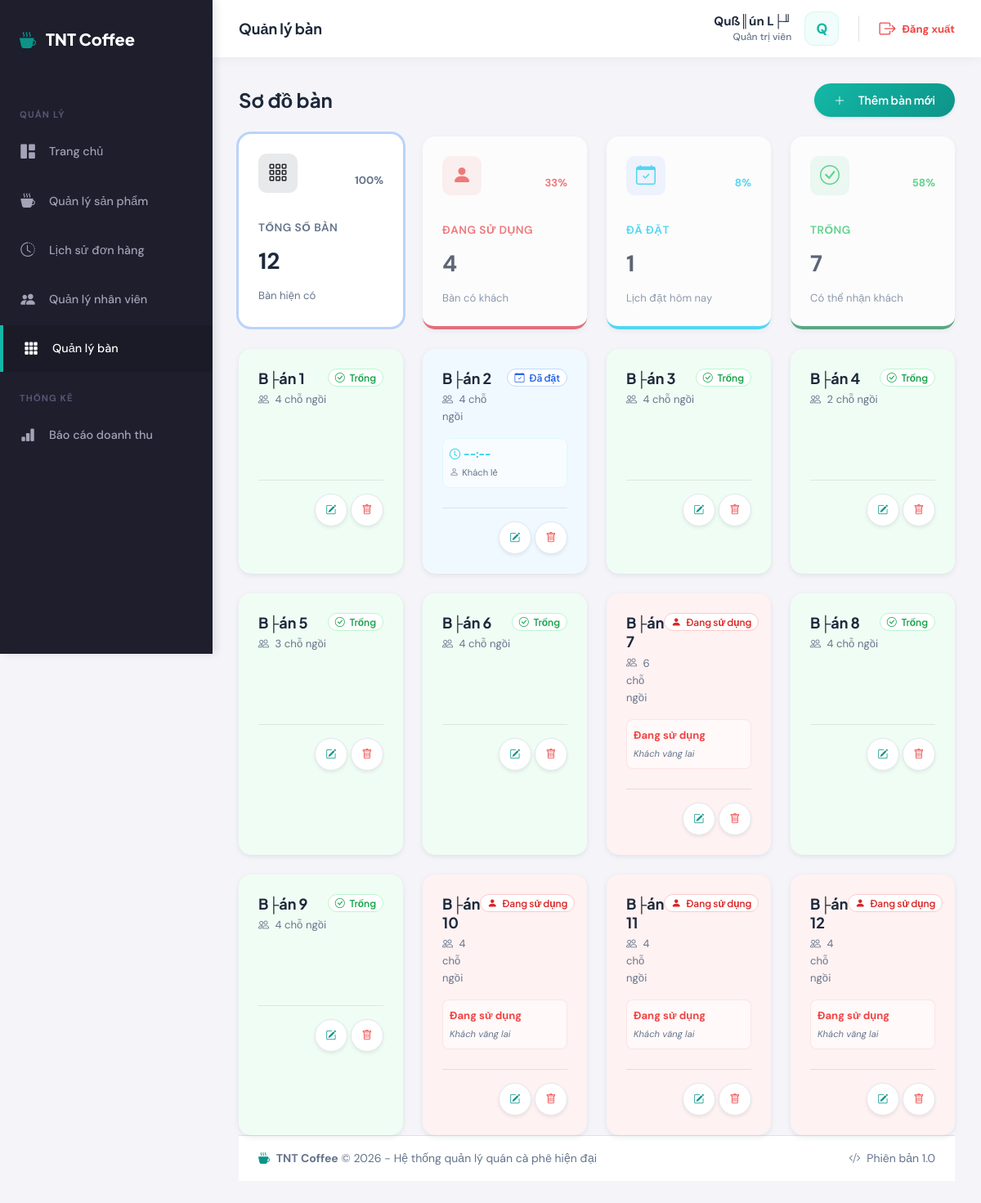
Page /admin/tables/index.php (signed in) on the committed database.
### tables this page shows
CREATE TABLE `tables` (
  `id` int(11) NOT NULL AUTO_INCREMENT,
  `name` varchar(50) NOT NULL,
  `capacity` int(11) NOT NULL DEFAULT 4,
  `status` enum('free','booked','busy') DEFAULT 'free',
  `created_at` timestamp NULL DEFAULT current_timestamp(),
  `updated_at` timestamp NULL DEFAULT current_timestamp() ON UPDATE current_timestamp(),
  PRIMARY KEY (`id`)
);

### config/database.php (called while the page is built, shortened)
<?php
function executeQuery($pdo, $sql, $params = []) {
    try {
        $stmt = $pdo->prepare($sql);
        $stmt->execute($params);
        return $stmt;
    } catch (PDOException $e) {
        error_log("Query Error: " . $e->getMessage());
        throw $e;
    }
}
function fetchAll($pdo, $sql, $params = []) {
    $stmt = executeQuery($pdo, $sql, $params);
    return $stmt->fetchAll();
}

### admin/tables/index.php (the view, shortened to what this page needs)
<?php
require_once dirname(dirname(__DIR__)) . '/config/database.php';
try {
    $sql = "SELECT t.*,
            b.customer_name as booking_customer,
            b.booking_time as booking_time,
            b.status as booking_status
            FROM tables t
            LEFT JOIN bookings b ON t.id = b.table_id
                AND b.status IN ('pending', 'confirmed', 'using')
                AND b.booking_date = CURRENT_DATE
            GROUP BY t.id
            ORDER BY CAST(SUBSTRING(t.name, 5) AS UNSIGNED) ASC, t.name ASC";
    $tables = fetchAll($pdo, $sql);
} catch (PDOException $e) {
    error_log("Table List Error: " . $e->getMessage());
    $tables = [];
    setMessage('danger', 'Có lỗi khi tải danh sách bàn.');
}
require_once dirname(dirname(__DIR__)) . '/includes/header.php';
?>
<div class="row mb-4">
    <div class="col-12">
        <div class="d-flex justify-content-between align-items-center">
            <h3 class="fw-bold mb-0" style="color: #1e293b;">Sơ đồ bàn</h3>
            <a href="create.php" class="btn btn-primary rounded-pill px-4 shadow-sm">
                <i class="bi bi-plus-lg me-2"></i> Thêm bàn mới
            </a>
        </div>
    </div>
</div>
<div class="row g-4 mb-4">
    <?php
    $total_count = count($tables);
    $free_count = 0;
    $busy_count = 0;
    $booked_count = 0;
    foreach ($tables as $t) {
        if ($t['status'] === 'free') $free_count++;
        elseif ($t['status'] === 'busy') $busy_count++;
        elseif ($t['status'] === 'booked') $booked_count++;
        else $busy_count++;
    }
    ?>
    <div class="col-md-3">
        <div class="dash-card filter-card active" onclick="filterTables('all', this)">
            <div class="d-flex justify-content-between align-items-center mb-3">
                <div class="dash-card-icon bg-light-dark">
                    <i class="bi bi-grid-3x3-gap text-dark"></i>
                </div>
                <div class="small text-muted fw-bold">100%</div>
            </div>
            <div class="dash-card-title">Tổng số bàn</div>
            <div class="dash-card-value"><?= $total_count ?></div>
            <div class="small text-muted">Bàn hiện có</div>
        </div>
    </div>
    <div class="col-md-3">
        <div class="dash-card filter-card border-bottom border-danger border-4" onclick="filterTables('busy', this)">
            <div class="d-flex justify-content-between align-items-center mb-3">
                <div class="dash-card-icon bg-light-danger">
                    <i class="bi bi-person-fill text-danger"></i>
                </div>
                <div class="small text-danger fw-bold"><?= $total_count ? round(($busy_count/$total_count)*100) : 0 ?>%</div>
            </div>
            <div class="dash-card-title text-danger">Đang sử dụng</div>
            <div class="dash-card-value"><?= $busy_count ?></div>
            <div class="small text-muted">Bàn có khách</div>
        </div>
    </div>
    <div class="col-md-3">
        <div class="dash-card filter-card border-bottom border-info border-4" onclick="filterTables('booked', this)">
            <div class="d-flex justify-content-between align-items-center mb-3">
                <div class="dash-card-icon bg-light-info">
                    <i class="bi bi-calendar-check text-info"></i>
                </div>
                <div class="small text-info fw-bold"><?= $total_count ? round(($booked_count/$total_count)*100) : 0 ?>%</div>
            </div>
            <div class="dash-card-title text-info">Đã đặt</div>
            <div class="dash-card-value"><?= $booked_count ?></div>
            <div class="small text-muted">Lịch đặt hôm nay</div>
        </div>
    </div>
    <div class="col-md-3">
        <div class="dash-card filter-card border-bottom border-success border-4" onclick="filterTables('free', this)">
            <div class="d-flex justify-content-between align-items-center mb-3">
                <div class="dash-card-icon bg-light-success">
                    <i class="bi bi-check-circle text-success"></i>
                </div>
                <div class="small text-success fw-bold"><?= $total_count ? round(($free_count/$total_count)*100) : 0 ?>%</div>
            </div>
            <div class="dash-card-title text-success">Trống</div>
            <div class="dash-card-value"><?= $free_count ?></div>
            <div class="small text-muted">Có thể nhận khách</div>
        </div>
    </div>
</div>
<div class="row g-4">
    <?php if (empty($tables)): ?>
        <div class="col-12">
            <div class="dash-card text-center py-5">
                <i class="bi bi-inbox fs-1 text-muted"></i>
                <p class="mt-2 text-muted">Chưa có bàn nào trong sơ đồ.</p>
            </div>
        </div>
    <?php else: ?>
        <?php foreach ($tables as $table):
            $card_class = 'bg-white';
            $status_text = 'Trống';
            $status_icon = 'bi-check-circle';
            $btn_class = 'btn-light-success';
            if ($table['status'] === 'busy' || ($table['status'] !== 'free' && $table['status'] !== 'booked')) {
                $card_class = 'bg-light-danger-subtle border-danger border-opacity-25';
                $status_text = 'Đang sử dụng';
                $status_icon = 'bi-person-fill';
                $btn_class = 'btn-light-danger';
            } elseif ($table['status'] === 'booked') {
                $card_class = 'bg-light-info-subtle border-info border-opacity-25';
                $status_text = 'Đã đặt';
                $status_icon = 'bi-calendar-check';
                $btn_class = 'btn-light-info';
            } else {
                $card_class = 'bg-light-success-subtle border-success border-opacity-25';
            }
        ?>
        <div class="col-xl-3 col-lg-4 col-md-6 table-item" data-status="<?= $table['status'] === 'free' ? 'free' : ($table['status'] === 'booked' ? 'booked' : 'busy') ?>">
            <div class="dash-card <?= $card_class ?> h-100 position-relative transition-hover">
                <div class="d-flex justify-content-between align-items-start mb-3">
                    <div>
                        <h5 class="fw-bold mb-0"><?= htmlspecialchars($table['name']) ?></h5>
                        <div class="small text-muted mt-1">
                            <i class="bi bi-people me-1"></i> <?= $table['capacity'] ?> chỗ ngồi
                        </div>
                    </div>
                    <span class="badge <?= $btn_class ?> border px-2 py-1 small">
                        <i class="bi <?= $status_icon ?> me-1"></i> <?= $status_text ?>
                    </span>
                </div>
                <div class="mb-4 mt-auto">
                    <?php if ($table['status'] === 'busy'): ?>
                        <div class="p-2 bg-white bg-opacity-50 rounded-3 small border border-danger border-opacity-10 mb-2">
                            <div class="text-danger fw-bold mb-1">Đang sử dụng</div>
                            <?php if ($table['booking_customer']): ?>
                                <div class="text-muted x-small"><?= htmlspecialchars($table['booking_customer']) ?></div>
                            <?php else: ?>
                                <div class="text-muted italic x-small">Khách vãng lai</div>
                            <?php endif; ?>
                        </div>
                    <?php elseif ($table['status'] === 'booked'): ?>
                        <div class="p-2 bg-white bg-opacity-50 rounded-3 small border border-info border-opacity-10 mb-2">
                            <div class="text-info fw-bold mb-1">
                                <i class="bi bi-clock me-1"></i><?= $table['booking_time'] ? date('H:i', strtotime($table['booking_time'])) : '--:--' ?>
                            </div>
                            <div class="text-muted x-small text-truncate" title="<?= htmlspecialchars($table['booking_customer'] ?? 'Khách') ?>">
                                <i class="bi bi-person me-1"></i><?= htmlspecialchars($table['booking_customer'] ?? 'Khách lẻ') ?>
                            </div>
                        </div>
                    <?php else: ?>
                        <div class="p-4"></div>
                    <?php endif; ?>
                </div>
                <div class="d-flex gap-1 justify-content-end mt-3 pt-3 border-top border-dark border-opacity-10">
                    <a href="<?= BASE_URL ?>/admin/tables/edit.php?id=<?= $table['id'] ?>" class="btn btn-sm btn-icon btn-white rounded-circle shadow-sm" title="Sửa">
                        <i class="bi bi-pencil-square text-primary"></i>
                    </a>
                    <a href="<?= BASE_URL ?>/admin/tables/delete.php?id=<?= $table['id'] ?>" class="btn btn-sm btn-icon btn-white rounded-circle shadow-sm" title="Xóa" onclick="return confirm('Xóa bàn này?');">
                        <i class="bi bi-trash text-danger"></i>
                    </a>
                </div>
            </div>
        </div>
        <?php endforeach; ?>
    <?php endif; ?>
</div>
<?php require_once dirname(dirname(__DIR__)) . '/includes/footer.php'; ?>

### assets/css/style.css (style rules this page uses)
:root { --primary-50: #f0fdfa; --primary-100: #ccfbf1; --primary-200: #99f6e4; --primary-300: #5eead4; --primary-400: #2dd4bf; --primary-500: #14b8a6; --primary-600: #0d9488; --primary-700: #0f766e; --primary-800: #115e59; --primary-900: #134e4a; --accent-400: #fb923c; --accent-500: #f97316; --accent-600: #ea580c; --gray-50: #f8fafc; --gray-100: #f1f5f9; --gray-200: #e2e8f0; --gray-300: #cbd5e1; --gray-400: #94a3b8; --gray-500: #64748b; --gray-600: #475569; --gray-700: #334155; --gray-800: #1e293b; --gray-900: #0f172a; --success: #22c55e; --warning: #eab308; --danger: #ef4444; --info: #3b82f6; --font-display: 'Plus Jakarta Sans', sans-serif; --font-body: 'DM Sans', sans-serif; --shadow-sm: 0 1px 2px 0 rgb(0 0 0 / 0.05); --shadow: 0 1px 3px 0 rgb(0 0 0 / 0.1), 0 1px 2px -1px rgb(0 0 0 / 0.1); --shadow-md: 0 4px 6px -1px rgb(0 0 0 / 0.1), 0 2px 4px -2px rgb(0 0 0 / 0.1); --shadow-lg: 0 10px 15px -3px rgb(0 0 0 / 0.1), 0 4px 6px -4px rgb(0 0 0 / 0.1); --shadow-xl: 0 20px 25px -5px rgb(0 0 0 / 0.1), 0 8px 10px -6px rgb(0 0 0 / 0.1); --radius-sm: 0.375rem; --radius: 0.5rem; --radius-md: 0.75rem; --radius-lg: 1rem; --radius-xl: 1.5rem; --radius-full: 9999px; --transition-fast: 150ms cubic-bezier(0.4, 0, 0.2, 1); --transition: 200ms cubic-bezier(0.4, 0, 0.2, 1); --transition-slow: 300ms cubic-bezier(0.4, 0, 0.2, 1); }
*, *::before, *::after { box-sizing: border-box; margin: 0; padding: 0; }
html { scroll-behavior: smooth; }
body { font-family: var(--font-body); font-size: 15px; line-height: 1.6; color: var(--gray-700); background: linear-gradient(135deg, var(--gray-50) 0%, var(--primary-50) 100%); min-height: 100vh; -webkit-font-smoothing: antialiased; -moz-osx-font-smoothing: grayscale; }
h1, h2, h3, h4, h5, h6 { font-family: var(--font-display); font-weight: 700; color: var(--gray-800); line-height: 1.3; }
h3 { font-size: 1.5rem; }
h5 { font-size: 1.125rem; }
:root { --sidebar-width: 260px; --sidebar-bg: #1e1e2d; --sidebar-color: #a2a3b7; --sidebar-active-bg: #1b1b28; --sidebar-active-color: #ffffff; --content-bg: #f5f5f9; --topbar-height: 70px; }
.dash-card { background: white; border-radius: 15px; padding: 1.5rem; border: none; box-shadow: 0 2px 6px 0 rgba(67, 89, 113, 0.12); transition: transform 0.2s; height: 100%; }
.dash-card-icon { width: 48px; height: 48px; border-radius: 10px; display: flex; align-items: center; justify-content: center; font-size: 1.5rem; margin-bottom: 1rem; }
.dash-card-title { color: var(--gray-500); font-size: 0.85rem; font-weight: 600; text-transform: uppercase; letter-spacing: 0.5px; }
.dash-card-value { font-size: 1.75rem; font-weight: 700; color: var(--gray-800); margin: 0.5rem 0; }
.btn { font-family: var(--font-display); font-weight: 600; font-size: 0.875rem; padding: 0.625rem 1.25rem; border-radius: var(--radius); transition: var(--transition); display: inline-flex; align-items: center; gap: 0.5rem; border: none; cursor: pointer; }
.btn-primary { background: linear-gradient(135deg, var(--primary-500), var(--primary-600)); color: white; box-shadow: 0 2px 8px rgba(20, 184, 166, 0.3); }
.btn-sm { padding: 0.375rem 0.875rem; font-size: 0.8rem; }
.btn-icon { width: 40px; height: 40px; padding: 0; display: inline-flex; align-items: center; justify-content: center; border-radius: var(--radius); }
.badge { font-family: var(--font-display); font-weight: 600; font-size: 0.75rem; padding: 0.375rem 0.75rem; border-radius: var(--radius-full); }
.text-primary { color: var(--primary-600) !important; }
.text-success { color: var(--success) !important; }
.text-danger { color: var(--danger) !important; }
.text-muted { color: var(--gray-500) !important; }
.fw-bold { font-weight: 700 !important; }

### assets/css/pos.css (style rules this page uses)
.x-small { font-size: 0.65rem; }

### includes/header.php (style rules this page uses)
.dash-card { background: white; border-radius: 15px; padding: 1.5rem; box-shadow: 0 2px 6px rgba(67, 89, 113, 0.12); height: 100%; border: none; }

### rows in the picture
tables: name "B├án 1", capacity "4", status_text "Trống"
tables: name "B├án 2", capacity "4", status "Đã đặt", booking_customer "Khách lẻ"
tables: name "B├án 3", capacity "4", status_text "Trống"
tables: name "B├án 4", capacity "2", status_text "Trống"
tables: name "B├án 5", capacity "3", status_text "Trống"
tables: name "B├án 6", capacity "4", status_text "Trống"
tables: name "B├án 7", capacity "6", status "Đang sử dụng", shows "Khách vãng lai"
tables: name "B├án 8", capacity "4", status_text "Trống"
tables: name "B├án 9", capacity "4", status_text "Trống"
tables: name "B├án 10", capacity "4", status "Đang sử dụng", shows "Khách vãng lai"
tables: name "B├án 11", capacity "4", status "Đang sử dụng", shows "Khách vãng lai"
tables: name "B├án 12", capacity "4", status "Đang sử dụng", shows "Khách vãng lai"

### other values in the picture
$pageTitle "Quản lý bàn"
$userName "Quß║ún L├╜"
$userInitial "Q"
$total_count "12"
$busy_count "4"
$booked_count "1"
$free_count "7"
